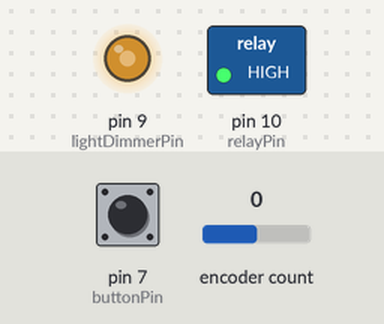
A sketch run on a simulated Arduino Uno, built with avr-gcc and run on an emulated ATmega328P. Parts: switched loads named in the sketch (green lamp = pin HIGH), output pins drawn as LEDs (lit = HIGH). The test bench sets the inputs (shaded band); at power-on: encoder count 0, pin 7 (buttonPin) LOW. The local clock reads 2024-03-15 10:24:30 at power-on unless the sketch sets it.

Above: at 1.2 s.
1.3 s: encoder count set to 1
At 2.7 s:
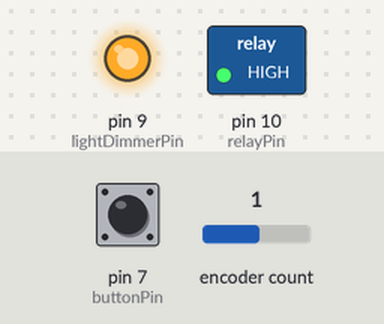
5.4 s: pin 7 (buttonPin) pulled HIGH for 3.2 s
At 11.3 s:
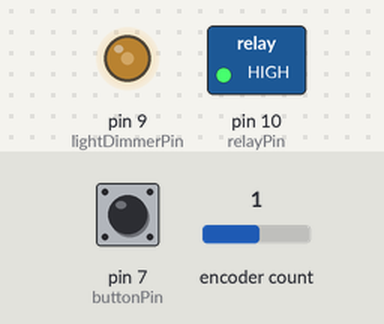
Timing chart, 0 to 16.5 s (numbered marks = the images above; inputs shaded):
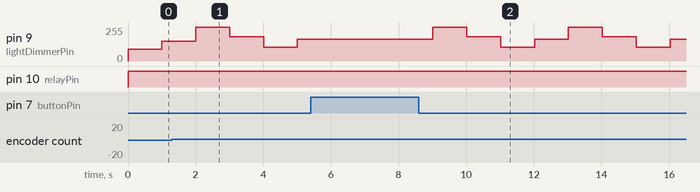

The sketch:

lightcontrol.ino
```cpp
/*
 * Lighting control - SANlight-style 0-10V dimming with per-stage photoperiod
 * and sunrise/sunset ramps.
 *
 * Flow: push button cycles stage (SEEDLING / VEG / BLOOM / RIPEN), each stage
 * has its own photoperiod and intensity. Lights switch on at SUNRISE_HOUR,
 * ramp up over RAMP_MINUTES, run at stage intensity, ramp down after
 * lightHours, off until the next day. Encoder adds a manual trim (-50..+50)
 * on top of the stage intensity.
 */

#include <Wire.h>
#include <RTClib.h>
#include <Encoder.h>

// Pin Definitions
const int lightDimmerPin = 9;   // 0-10V dimmer via transistor, D9 (PWM)
const int relayPin = 10;        // 24V relay, D10 (optional, keeps 24 V off at night)
const int buttonPin = 7;        // Mode button, D7
const int encoderPinA = 2;      // Encoder A, D2
const int encoderPinB = 3;      // Encoder B, D3

// Lighting schedule
const int SUNRISE_HOUR = 6;     // lights on at 06:00
const int RAMP_MINUTES = 30;    // sunrise/sunset ramp length

// Per-stage photoperiod and intensity (0..255 PWM)
struct ModeConfig {
  const char* name;
  int lightHours;
  int intensity;
};
const ModeConfig modes[4] = {
  {"SEEDLING", 18, 90},   // long day, low intensity
  {"VEG",      18, 150},
  {"BLOOM",    12, 255},  // 12/12, full power
  {"RIPEN",    12, 170},  // 12/12, reduced to finish dry
};
int currentMode = 0;

// Manual encoder trim on top of stage intensity
int trimSteps = 0;            // -4..+4 detents
const int TRIM_STEP = 12;     // PWM per detent
const int MAX_PWM = 255;

RTC_DS3231 rtc;
Encoder encoder(encoderPinA, encoderPinB);

unsigned long lastButtonMs = 0;
long lastDetent = 0;
unsigned long lastDetentMs = 0;

void setLight(int pwm) {
  pwm = constrain(pwm, 0, MAX_PWM);
  analogWrite(lightDimmerPin, pwm);
  digitalWrite(relayPin, pwm > 0 ? HIGH : LOW);
}

void setup() {
  pinMode(lightDimmerPin, OUTPUT);
  pinMode(relayPin, OUTPUT);
  setLight(0);

  if (!rtc.begin()) {
    while (1); // no RTC: stay dark, fix wiring
  }
  if (rtc.lostPower()) {
    rtc.adjust(DateTime(F(__DATE__), F(__TIME__)));
  }
}

void loop() {
  // --- button: cycle growth stage (debounced, non-blocking) ---
  bool buttonPressed = (digitalRead(buttonPin) == LOW);
  if (buttonPressed && millis() - lastButtonMs > 500) {
    currentMode = (currentMode + 1) % 4;
    lastButtonMs = millis();
  }

  // --- encoder: intensity trim ---
  long detent = encoder.read() / 4;
  if (detent != lastDetent && millis() - lastDetentMs > 300) {
    int dir = (detent > lastDetent) ? 1 : -1;
    trimSteps = constrain(trimSteps + dir, -4, 4);
    lastDetent = detent;
    lastDetentMs = millis();
  }

  // --- photoperiod with ramps ---
  const ModeConfig& m = modes[currentMode];
  DateTime now = rtc.now();
  int nowMinutes = now.hour() * 60 + now.minute();

  int sunriseMinutes = SUNRISE_HOUR * 60;
  int periodMinutes = m.lightHours * 60;
  // minutes since lights-on, wrapped over midnight
  int sinceOn = (nowMinutes - sunriseMinutes + 1440) % 1440;

  int pwm = 0;
  if (sinceOn < periodMinutes) {
    int target = constrain(m.intensity + trimSteps * TRIM_STEP, 0, MAX_PWM);
    if (sinceOn < RAMP_MINUTES) {
      // sunrise ramp
      pwm = target * sinceOn / RAMP_MINUTES;
    } else if (sinceOn > periodMinutes - RAMP_MINUTES) {
      // sunset ramp
      pwm = target * (periodMinutes - sinceOn) / RAMP_MINUTES;
    } else {
      pwm = target;
    }
  }
  setLight(pwm);

  delay(1000);
}
```
